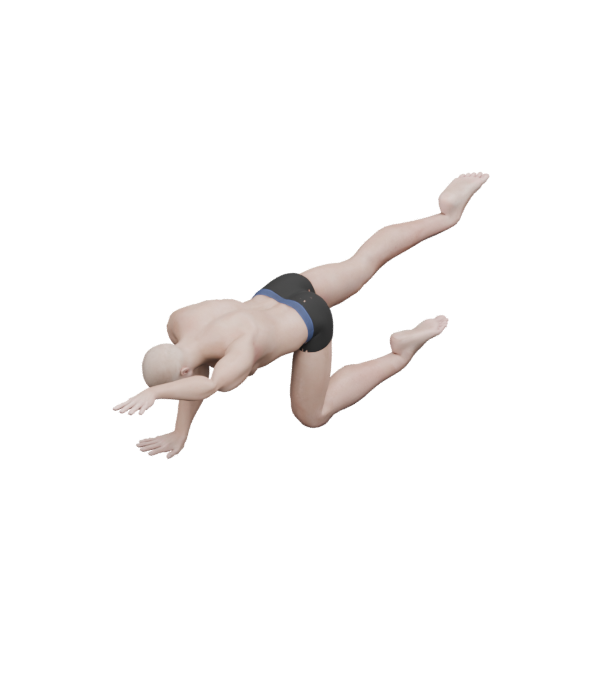
#> input picture assets/images/athlete_bird_dog.png, 600 x 700 px
$ python -i finalize_character_assets.py   (imports and definitions only)
#> lines starting #> are read from the running program, lines starting #| are printed output that depends on the picture
"""Losslessly rebuild GLB buffers, compress opaque atlases, crop RGBA thumbnails.
Uses Pillow only for export optimization; does not generate character artwork.
"""
from pathlib import Path
import io,json,struct,math,hashlib,sys
from PIL import Image
ROOT=Path(__file__).resolve().parents[1]
IDS=['squat','pushup','lunge','bridge','plank','row','jumping_jack','curl']

def read(path):
 data=path.read_bytes();magic,version,total=struct.unpack_from('<III',data);assert(magic,version,total)==(0x46546c67,2,len(data))
 n=struct.unpack_from('<I',data,12)[0];return json.loads(data[20:20+n]),data[28+n:]

# [18 lines left out: function optimize, not called in this run]

def crop(path,avatar=False):
#> called with path = '../assets/images/athlete_bird_dog.png', avatar = False
 im=Image.open(path).convert('RGBA');box=im.getbbox();assert box,'Empty image '+str(path)
#> in crop, im is the input picture: PIL image 600x700 RGBA; mean R, G, B, A 12.8, 11.5, 11, 17.4
#> after `box = im.getbbox()`: box = (112, 171, 490, 460)
 im=im.crop(box)
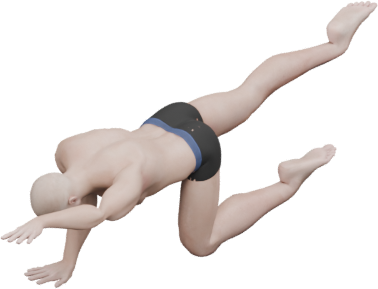
#> im: PIL image 378x289 RGBA; mean R, G, B, A 48.8, 43.9, 42, 67; transparent parts drawn white
 if avatar:
  # Existing portrait includes shoulders. Crop to a square with face centred.
  side=min(im.size);im=im.crop(((im.width-side)//2,0,(im.width+side)//2,side))
  im=im.resize((384,384),Image.Resampling.LANCZOS)
 else:
#> (the run stopped early here; a loop or call above may not have finished)

$ run again, on assets/images/athlete_dead_bug.png
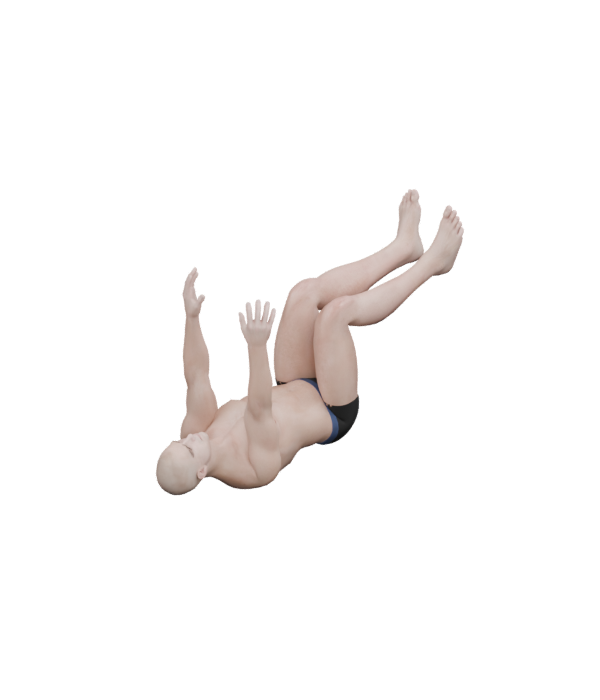
#> input picture assets/images/athlete_dead_bug.png, 600 x 700 px
#> in crop, im is the input picture: PIL image 600x700 RGBA; mean R, G, B, A 15.6, 13.8, 13, 20.6
#> box = (155, 188, 465, 496)
#> in crop, `im=im.crop(box)`:
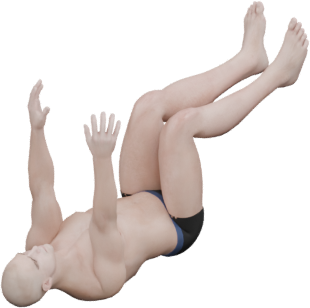
#> im: PIL image 310x308 RGBA; mean R, G, B, A 68.3, 60.3, 57.1, 90.6; transparent parts drawn white

$ run again, on assets/images/athlete_floor_press.png
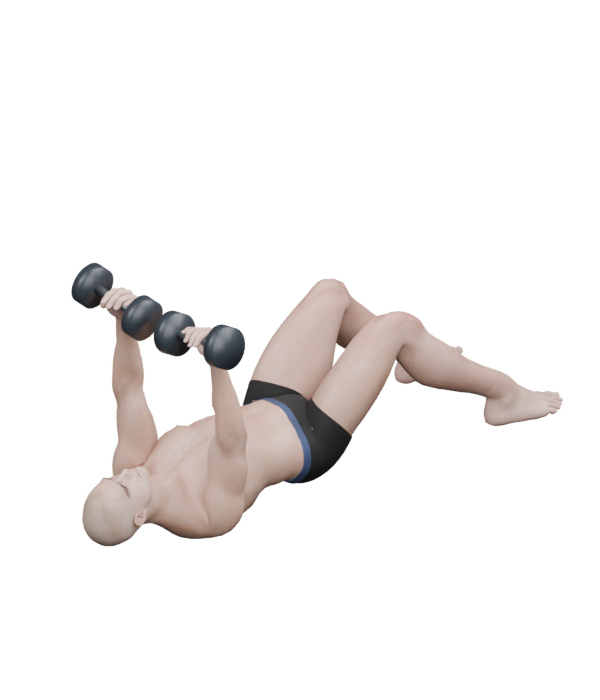
#> input picture assets/images/athlete_floor_press.png, 600 x 700 px
#> in crop, im is the input picture: PIL image 600x700 RGBA; mean R, G, B, A 22.6, 20.3, 19.4, 33.7
#> box = (71, 262, 563, 547)
#> in crop, `im=im.crop(box)`:
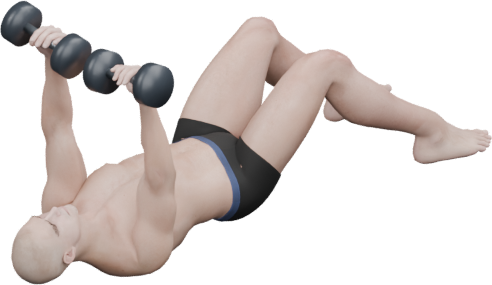
#> im: PIL image 492x285 RGBA; mean R, G, B, A 67.6, 60.6, 58, 100.8; transparent parts drawn white

$ run again, on assets/images/athlete_hero.png
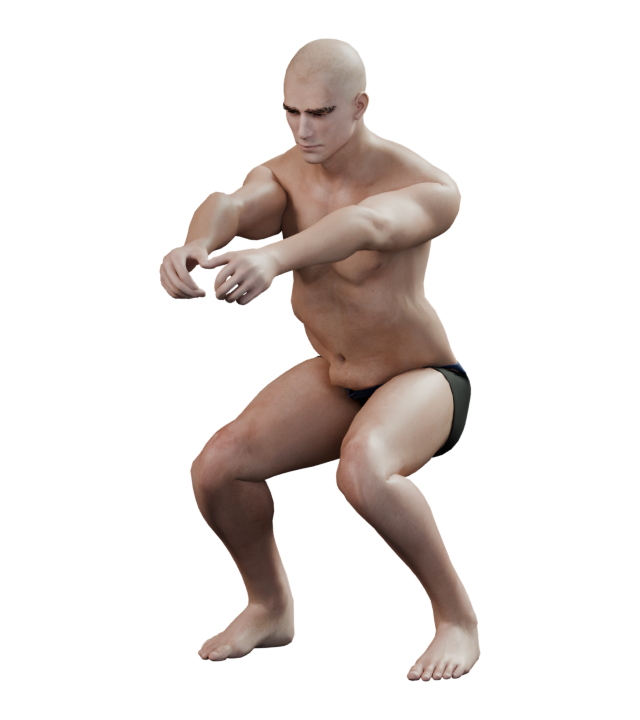
#> input picture assets/images/athlete_hero.png, 640 x 720 px
#> in crop, im is the input picture: PIL image 640x720 RGBA; mean R, G, B, A 31.2, 25.3, 22.7, 54.2
#> box = (159, 38, 481, 682)
#> in crop, `im=im.crop(box)`:
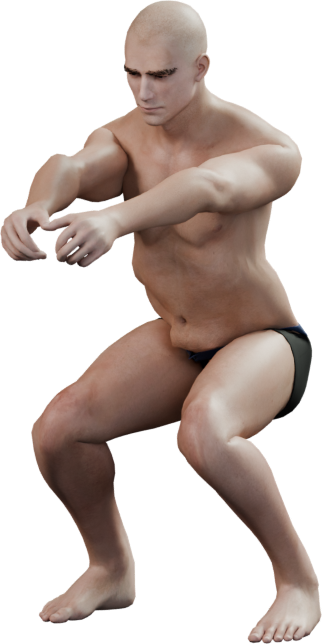
#> im: PIL image 322x644 RGBA; mean R, G, B, A 69.3, 56.1, 50.3, 120.4; transparent parts drawn white
